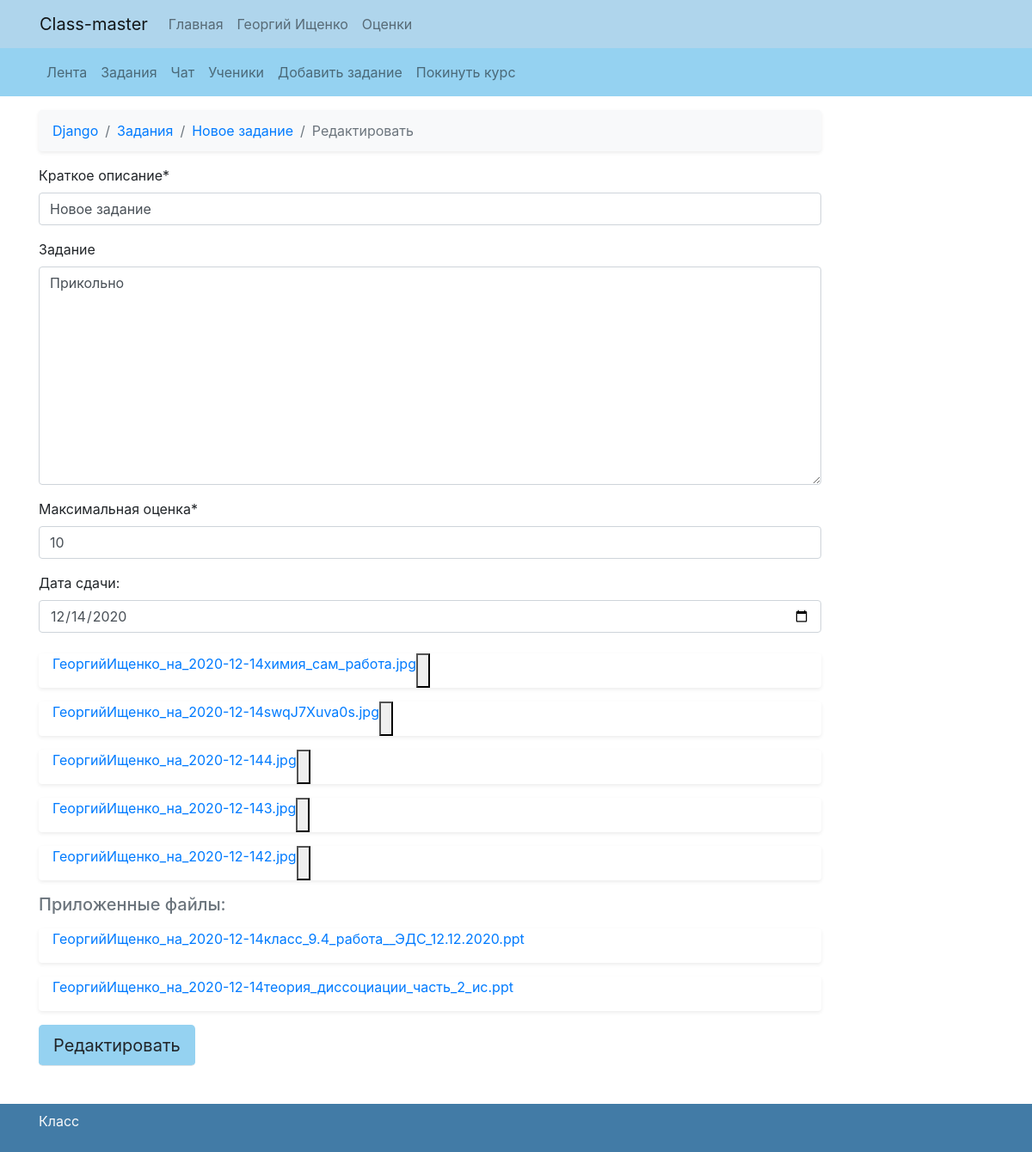
The app's page /classes/Django-21/task=612314/edit (signed in), older data.
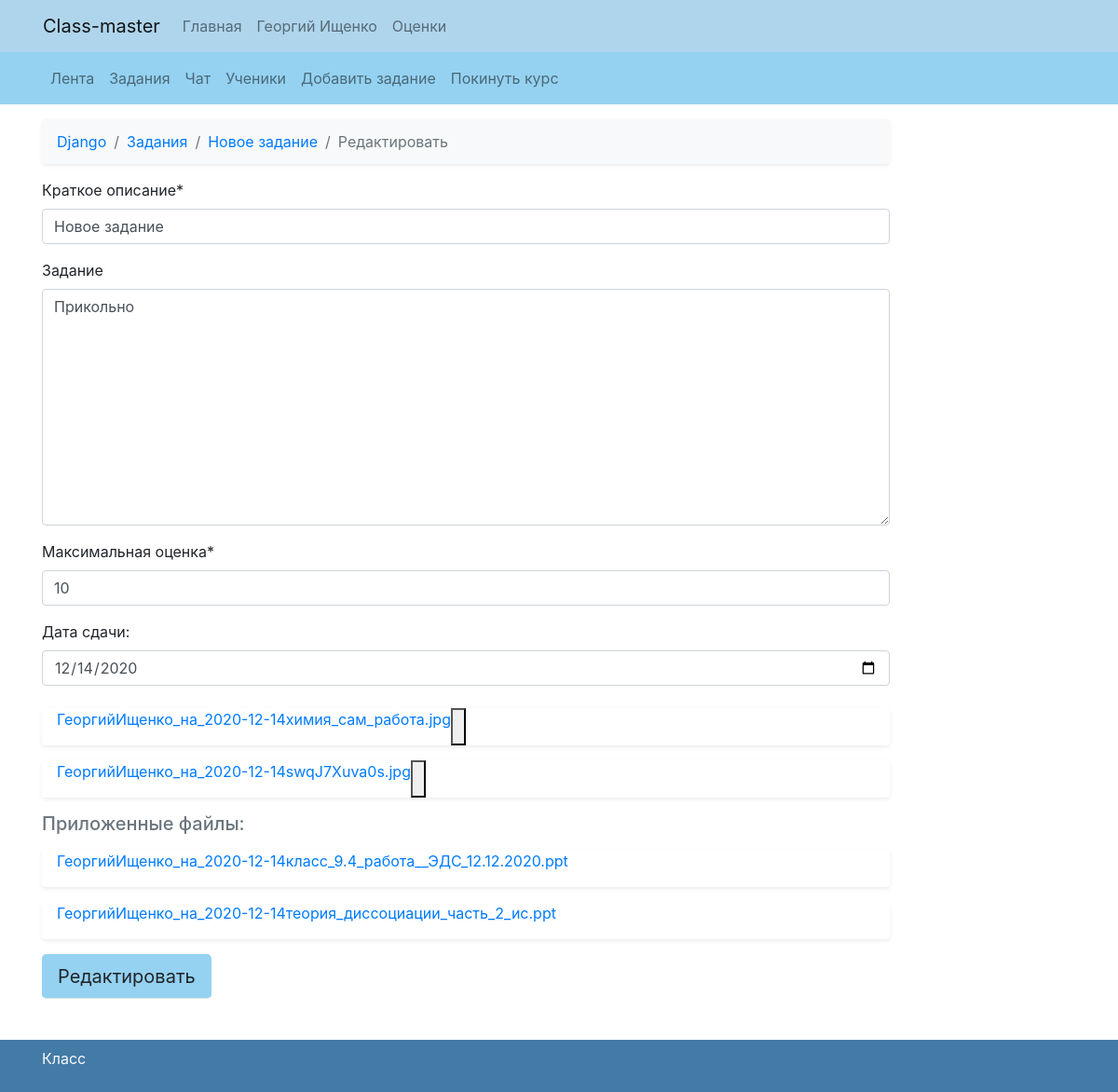
The same page, newer data.
### my_class/models.py (models this page shows, shortened)
class Images(models.Model):
    image = models.ImageField(upload_to=generate_teacher_filename, blank=True, null=True, verbose_name='Изображение')
    task = models.ForeignKey(Task, blank=True, null=True, on_delete=models.CASCADE)
    student_answer = models.ForeignKey(StudentAnswer, blank=True, null=True, on_delete=models.CASCADE)
    is_student_file = models.BooleanField(default=False)
    class Meta:
        verbose_name = "Изображения"
        verbose_name_plural = "Изображения"
    def get_name(self):
        return self.image.name.split('/')[1]

class Files(models.Model):
    file = models.FileField(upload_to=generate_teacher_filename, blank=True, null=True, verbose_name='Файл')
    task = models.ForeignKey(Task, blank=True, null=True, on_delete=models.CASCADE)
    student_answer = models.ForeignKey(StudentAnswer, blank=True, null=True, on_delete=models.CASCADE)
    is_student_file = models.BooleanField(default=False)
    class Meta:
        verbose_name = "Файлы"
        verbose_name_plural = "Файлы"
    def get_name(self):
        return self.file.name.split('/')[1]
    def __str__(self):
        return self.file.name

### my_class/views.py (the view)
# urls.py: path('classes/<str:name>-<int:pk>/task=<int:pin>/edit', class_task_edit, name='task-edit'),
@login_required
def class_task_edit(request, name, pk, pin):
    task = get_object_or_404(Task, pk=decode(pin))
    if request.method == 'POST':
        form = TaskAdd(request.POST, instance=task)
        if form.is_valid():
            form.save()
            return redirect(task.get_absolute_url())
    current_class = get_object_or_404(Class, pk=pk)
    files = Files.objects.filter(task=task)
    images = Images.objects.filter(task=task)
    form = TaskAdd(instance=task)
    return render(request, 'class_task_edit.html', {
        'class': current_class,
        'form': form,
        'task': task,
        'files': files,
        'images': images,
    })

### my_class/forms.py
class TaskAdd(forms.ModelForm):
	title = forms.CharField(
		label='Краткое описание',
		widget=forms.TextInput(attrs={'placeholder': 'Краткое описание'}))
	body = forms.CharField(
		label='Задание',
		widget=forms.Textarea(attrs={'placeholder': 'Описание'}), required=False)
	max_mark = forms.IntegerField(
		label='Максимальная оценка',
		widget=forms.NumberInput(attrs={'placeholder': 'Максимальная оценка'}))
	class Meta:
		model = Task
		fields = ('title', 'body', 'date', 'max_mark')

### my_class/models.py (called while the page is built)
def generate_pin(n):
    return n ^ 612345

    def get_date(self):
        return str(self.date)

    def has_files(self):
        if Files.objects.filter(task=self, is_student_file=False).exists():
            print(Files.objects.filter(task=self, is_student_file=False))
            return True
        else:
            return False

    def get_absolute_url(self):
        return reverse('task-view', kwargs={'name': self.current_class.name, 'pk': self.current_class.pk,
                                            'pin': generate_pin(self.pk)})

    def get_absolute_url_feed(self):
        return reverse('feed', kwargs={'name': self.name, 'pk': self.pk})

### my_class/views.py (called while the page is built)
def decode(pin):
    return int(pin) ^ 612345

### my_class/templates/class_task_edit.html (shortened to what this page needs)
{% extends "base.html" %}
  {% block content%}
  <body>
  {% include 'class_nav.html' %}
    	<div class="container mt-3">
        <form class="" method="POST" action="" style="padding-right:200px;">
          {% load crispy_forms_tags %}
          <nav aria-label="breadcrumb">
			  <ol class="breadcrumb bg-light shadow-sm">
				<li class="breadcrumb-item"><a href="{{class.get_absolute_url_feed}}">{{class.name}}</a></li>
				<li class="breadcrumb-item"><a href="{{class.get_absolute_url_tasks}}">Задания</a></li>
                <li class="breadcrumb-item"><a href="{{task.get_absolute_url}}">{{task.title}}</a></li>
				<li class="breadcrumb-item active" aria-current="page">Редактировать</li>
			  </ol>
			</nav>
          {{ form.title | as_crispy_field }}
          {% autoescape off %}
          {{ form.body | as_crispy_field }}
          {% endautoescape %}
          {{ form.max_mark | as_crispy_field }}
          <label>Дата сдачи:</label>
          <input type="date" name="date" placeholder="Дата сдачи" class="form-control" value="{{task.get_date}}"><br>
          {% for i in images %}
			<div class="d-flex justify-content shadow-sm px-3 mb-3 bg-white rounded">
				<p><a href="{{i.image.url}}">{{i.get_name}} </a></p>
                <button type="button" class="btn-close" aria-label="Close"></button>
			</div>
			{% endfor %}
			{% if task.has_files %}
			<h5 class="mb-3 text-muted">Приложенные файлы:</h5>
			{% endif %}
			{% for f in files%}
			<div class="d-flex justify-content shadow-sm px-3 mb-3 bg-white rounded">
				<p><a href="{{f.file.url}}">{{f.get_name}}</a></p>
			</div>
			{% endfor %}
          <button class="btn btn-lg border-bottom" type="submit"
          style="background-color: #95D2F1;">Редактировать</button>
        </form>
      </div>
  </body>
{% endblock %}

Row changes from the older to the newer data that the page shows:
removed Images: get_name "ГеоргийИщенко_на_2020-12-144.jpg"
removed Images: get_name "ГеоргийИщенко_на_2020-12-143.jpg"
removed Images: get_name "ГеоргийИщенко_на_2020-12-142.jpg"
